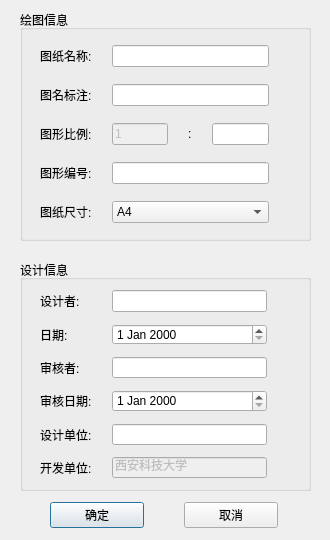
<?xml version="1.0" encoding="UTF-8"?>
<ui version="4.0">
 <class>ProjectDialog</class>
 <widget class="QDialog" name="ProjectDialog">
  <property name="windowModality">
   <enum>Qt::ApplicationModal</enum>
  </property>
  <property name="geometry">
   <rect>
    <x>0</x>
    <y>0</y>
    <width>330</width>
    <height>540</height>
   </rect>
  </property>
  <property name="windowTitle">
   <string>设置工程模板信息</string>
  </property>
  <widget class="QGroupBox" name="groupBox">
   <property name="geometry">
    <rect>
     <x>20</x>
     <y>10</y>
     <width>291</width>
     <height>231</height>
    </rect>
   </property>
   <property name="title">
    <string>绘图信息</string>
   </property>
   <widget class="QWidget" name="layoutWidget">
    <property name="geometry">
     <rect>
      <x>20</x>
      <y>30</y>
      <width>249</width>
      <height>191</height>
     </rect>
    </property>
    <layout class="QGridLayout" name="gridLayout">
     <property name="rightMargin">
      <number>20</number>
     </property>
     <property name="horizontalSpacing">
      <number>20</number>
     </property>
     <property name="verticalSpacing">
      <number>12</number>
     </property>
     <item row="0" column="0">
      <widget class="QLabel" name="label">
       <property name="text">
        <string>图纸名称:</string>
       </property>
      </widget>
     </item>
     <item row="0" column="1" colspan="3">
      <widget class="QLineEdit" name="edt_papertitle"/>
     </item>
     <item row="1" column="0">
      <widget class="QLabel" name="label_2">
       <property name="text">
        <string>图名标注:</string>
       </property>
      </widget>
     </item>
     <item row="1" column="1" colspan="3">
      <widget class="QLineEdit" name="edt_paper_description"/>
     </item>
     <item row="2" column="0">
      <widget class="QLabel" name="label_3">
       <property name="text">
        <string>图形比例:</string>
       </property>
      </widget>
     </item>
     <item row="2" column="1">
      <widget class="QLineEdit" name="lineEdit_6">
       <property name="enabled">
        <bool>false</bool>
       </property>
       <property name="text">
        <string>1</string>
       </property>
      </widget>
     </item>
     <item row="2" column="2">
      <widget class="QLabel" name="label_9">
       <property name="text">
        <string>:</string>
       </property>
      </widget>
     </item>
     <item row="2" column="3">
      <widget class="QLineEdit" name="edt_scale_number">
       <property name="enabled">
        <bool>true</bool>
       </property>
       <property name="text">
        <string/>
       </property>
      </widget>
     </item>
     <item row="3" column="0">
      <widget class="QLabel" name="label_4">
       <property name="text">
        <string>图形编号:</string>
       </property>
      </widget>
     </item>
     <item row="3" column="1" colspan="3">
      <widget class="QLineEdit" name="edt_paper_number"/>
     </item>
     <item row="4" column="0">
      <widget class="QLabel" name="label_10">
       <property name="text">
        <string>图纸尺寸:</string>
       </property>
      </widget>
     </item>
     <item row="4" column="1" colspan="3">
      <widget class="QComboBox" name="combo_paper_size">
       <item>
        <property name="text">
         <string>A4</string>
        </property>
       </item>
       <item>
        <property name="text">
         <string>A3</string>
        </property>
       </item>
       <item>
        <property name="text">
         <string>A2</string>
        </property>
       </item>
       <item>
        <property name="text">
         <string>A1</string>
        </property>
       </item>
      </widget>
     </item>
    </layout>
   </widget>
  </widget>
  <widget class="QGroupBox" name="groupBox_2">
   <property name="geometry">
    <rect>
     <x>20</x>
     <y>260</y>
     <width>291</width>
     <height>231</height>
    </rect>
   </property>
   <property name="title">
    <string>设计信息</string>
   </property>
   <widget class="QWidget" name="layoutWidget">
    <property name="geometry">
     <rect>
      <x>20</x>
      <y>30</y>
      <width>247</width>
      <height>188</height>
     </rect>
    </property>
    <layout class="QGridLayout" name="gridLayout_3">
     <property name="rightMargin">
      <number>20</number>
     </property>
     <property name="horizontalSpacing">
      <number>20</number>
     </property>
     <property name="verticalSpacing">
      <number>12</number>
     </property>
     <item row="0" column="0">
      <widget class="QLabel" name="label_17">
       <property name="text">
        <string>设计者:</string>
       </property>
      </widget>
     </item>
     <item row="0" column="1">
      <widget class="QLineEdit" name="edt_designer"/>
     </item>
     <item row="1" column="0">
      <widget class="QLabel" name="label_18">
       <property name="text">
        <string>日期:</string>
       </property>
      </widget>
     </item>
     <item row="1" column="1">
      <widget class="QDateEdit" name="dateEdit_date"/>
     </item>
     <item row="2" column="0">
      <widget class="QLabel" name="label_19">
       <property name="text">
        <string>审核者:</string>
       </property>
      </widget>
     </item>
     <item row="2" column="1">
      <widget class="QLineEdit" name="edt_checker"/>
     </item>
     <item row="3" column="0">
      <widget class="QLabel" name="label_20">
       <property name="text">
        <string>审核日期:</string>
       </property>
      </widget>
     </item>
     <item row="3" column="1">
      <widget class="QDateEdit" name="dateEdit_check_date"/>
     </item>
     <item row="4" column="0">
      <widget class="QLabel" name="label_21">
       <property name="text">
        <string>设计单位:</string>
       </property>
      </widget>
     </item>
     <item row="4" column="1">
      <widget class="QLineEdit" name="edt_design_apart"/>
     </item>
     <item row="5" column="0">
      <widget class="QLabel" name="label_22">
       <property name="text">
        <string>开发单位:</string>
       </property>
      </widget>
     </item>
     <item row="5" column="1">
      <widget class="QLineEdit" name="lineEdit_18">
       <property name="enabled">
        <bool>false</bool>
       </property>
       <property name="text">
        <string>西安科技大学</string>
       </property>
      </widget>
     </item>
    </layout>
   </widget>
  </widget>
  <widget class="QWidget" name="layoutWidget">
   <property name="geometry">
    <rect>
     <x>50</x>
     <y>500</y>
     <width>228</width>
     <height>30</height>
    </rect>
   </property>
   <layout class="QHBoxLayout" name="horizontalLayout">
    <property name="spacing">
     <number>40</number>
    </property>
    <item>
     <widget class="QPushButton" name="BtnOk">
      <property name="text">
       <string>确定</string>
      </property>
     </widget>
    </item>
    <item>
     <widget class="QPushButton" name="BtnCancel">
      <property name="text">
       <string>取消</string>
      </property>
     </widget>
    </item>
   </layout>
  </widget>
 </widget>
 <resources/>
 <connections/>
</ui>
